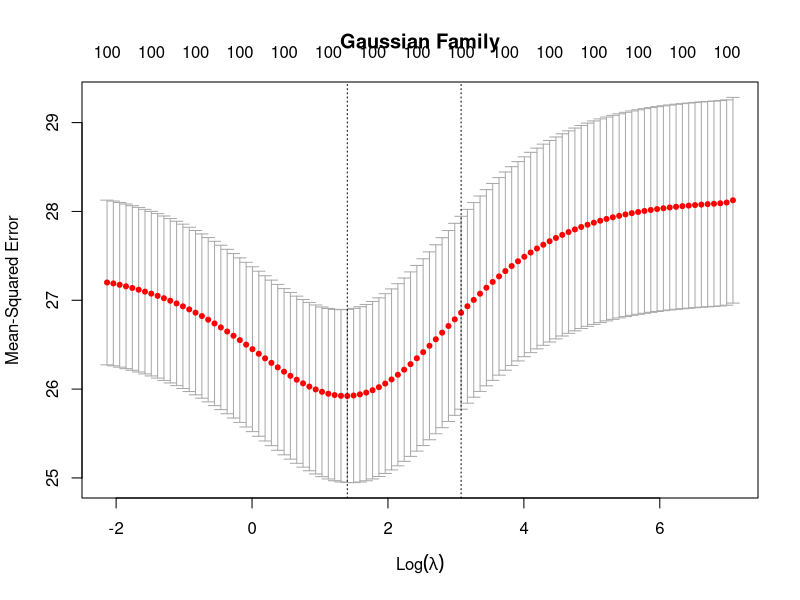

Write the R code that produced this figure.
library(glmnet)
rm(list = ls())
n = 1000
p = 100
nzc = trunc(p/10)
x = matrix(rnorm(n * p), n, p)
beta = rnorm(nzc)
fx = x[, seq(nzc)] %*% beta
eps = rnorm(n) * 5
y = drop(fx + eps)
cvob1 = cv.glmnet(x, y, alpha = 0)
plot(cvob1)
coef(cvob1)
predict(cvob1, newx = x[1:5, ], s = "lambda.min")
title("Gaussian Family")
